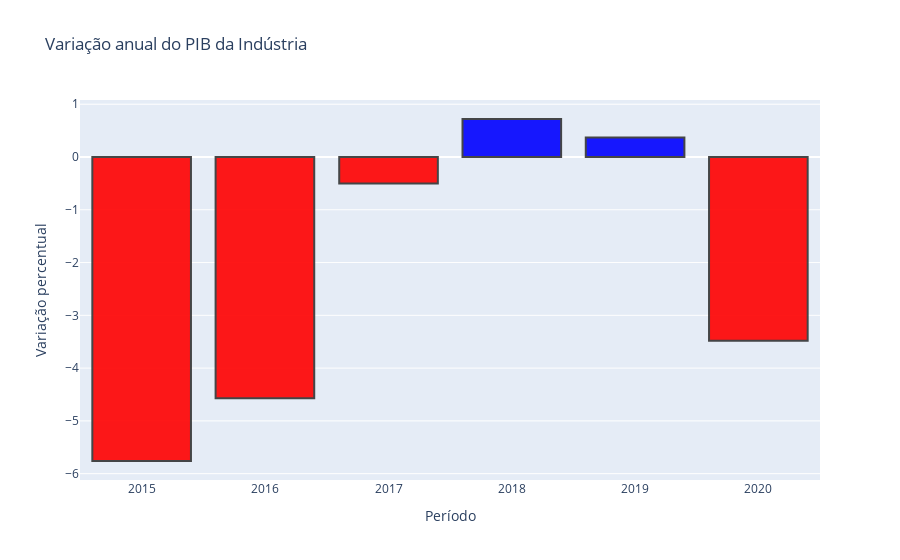

The notebook cell this image was saved under:
### Code cell
data = [go.Bar(x=PIB_setor.index,
               y=PIB_setor['PIB_indústria'],
               marker = {'color': cores,
                         'line': {'color': '#333',
                                  'width': 2}
                        },
               opacity= 0.9
              )
       ]
configuracoes_layout = go.Layout(title='Variação anual do PIB da Indústria',
                                 yaxis={'title':'Variação percentual'},
                                 xaxis={'title':'Período'})
fig = go.Figure(data=data, layout=configuracoes_layout)
py.iplot(fig)

### Figure 1 — Plotly figure (JSON) as saved in the notebook; plotly's stock layout.template omitted (floating-point values rounded to 4 significant figures)
{"data": [{"marker": {"color": ["red", "red", "red", "blue", "blue", "red"], "line": {"color": "#333", "width": 2}}, "opacity": 0.9, "type": "bar", "x": ["2015-01-01T00:00:00", "2016-01-01T00:00:00", "2017-01-01T00:00:00", "2018-01-01T00:00:00", "2019-01-01T00:00:00", "2020-01-01T00:00:00"], "y": [-5.76, -4.57, -0.5, 0.72, 0.37, -3.48]}], "layout": {"title": {"text": "Variação anual do PIB da Indústria"}, "xaxis": {"title": {"text": "Período"}}, "yaxis": {"title": {"text": "Variação percentual"}}}}
